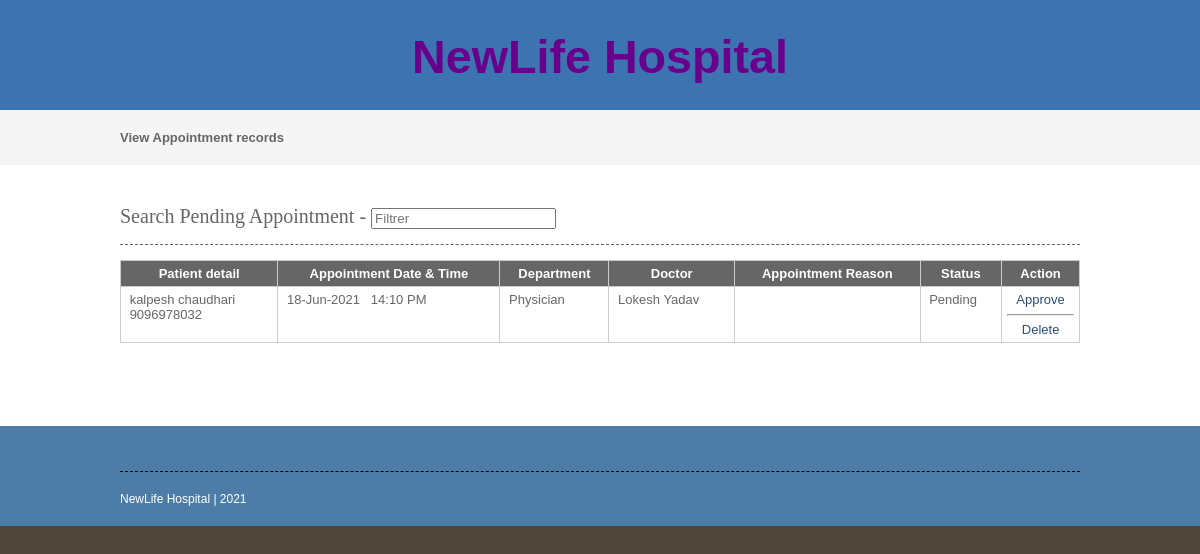
Page /viewappointmentpending.php on the committed database.
### tables this page shows
CREATE TABLE `appointment` (
  `appointmentid` int(10) NOT NULL,
  `appointmenttype` varchar(25) NOT NULL,
  `patientid` int(10) NOT NULL,
  `roomid` int(10) NOT NULL,
  `departmentid` int(10) NOT NULL,
  `appointmentdate` date NOT NULL,
  `appointmenttime` time NOT NULL,
  `doctorid` int(10) NOT NULL,
  `status` varchar(10) NOT NULL,
  `app_reason` text NOT NULL
);

CREATE TABLE `patient` (
  `patientid` int(10) NOT NULL,
  `patientname` varchar(50) NOT NULL,
  `admissiondate` date NOT NULL,
  `admissiontime` time NOT NULL,
  `address` varchar(250) NOT NULL,
  `mobileno` varchar(15) NOT NULL,
  `city` varchar(25) NOT NULL,
  `pincode` varchar(20) NOT NULL,
  `loginid` varchar(50) NOT NULL,
  `password` varchar(25) NOT NULL,
  `bloodgroup` varchar(20) NOT NULL,
  `gender` varchar(10) NOT NULL,
  `dob` date NOT NULL,
  `status` varchar(10) NOT NULL
);

CREATE TABLE `department` (
  `departmentid` int(10) NOT NULL,
  `departmentname` varchar(100) NOT NULL,
  `description` text NOT NULL,
  `status` varchar(10) NOT NULL
);

CREATE TABLE `doctor` (
  `doctorid` int(10) NOT NULL,
  `doctorname` varchar(50) NOT NULL,
  `mobileno` varchar(15) NOT NULL,
  `departmentid` int(10) NOT NULL,
  `loginid` varchar(25) NOT NULL,
  `password` varchar(25) NOT NULL,
  `status` varchar(10) NOT NULL,
  `education` varchar(25) NOT NULL,
  `experience` float(11,1) NOT NULL,
  `consultancy_charge` float(10,2) NOT NULL
);

### viewappointmentpending.php (the view, shortened to what this page needs)
<?php
include("headers.php");
include("dbconnection.php");
?>
<div class="wrapper col2">
  <div id="breadcrumb">
    <ul>
      <li class="first">View Appointment records</li></ul>
  </div>
</div>
<div class="wrapper col4">
  <div id="container">
<section class="container">
<h2>Search Pending Appointment - <input type="search" class="light-table-filter" data-table="order-table" placeholder="Filtrer" /></h2>
	<table class="order-table">
      <thead>
        <tr>
          <th>Patient detail</th>
          <th>Appointment Date &  Time</th>
          <th>Department</th>
          <th>Doctor</th>
          <th>Appointment Reason</th>
          <th>Status</th>
          <th><div align="center">Action</div></th>
        </tr>
        </thead>
        <tbody>
          <?php
		$sql ="SELECT * FROM appointment WHERE (status='Pending' OR status='Inactive')";
		$qsql = mysqli_query($con,$sql);
		while($rs = mysqli_fetch_array($qsql))
		{
			$sqlpat = "SELECT * FROM patient WHERE patientid='$rs[patientid]'";
			$qsqlpat = mysqli_query($con,$sqlpat);
			$rspat = mysqli_fetch_array($qsqlpat);
			$sqldept = "SELECT * FROM department WHERE departmentid='$rs[departmentid]'";
			$qsqldept = mysqli_query($con,$sqldept);
			$rsdept = mysqli_fetch_array($qsqldept);
			$sqldoc= "SELECT * FROM doctor WHERE doctorid='$rs[doctorid]'";
			$qsqldoc = mysqli_query($con,$sqldoc);
			$rsdoc = mysqli_fetch_array($qsqldoc);
        echo "<tr>
          <td>&nbsp;$rspat[patientname]<br>&nbsp;$rspat[mobileno]</td>
			 <td>&nbsp;" . date("d-M-Y",strtotime($rs[appointmentdate])) . " &nbsp; " . date("H:i A",strtotime($rs[appointmenttime])) . "</td>
		    <td>&nbsp;$rsdept[departmentname]</td>
			   <td>&nbsp;$rsdoc[doctorname]</td>
			    <td>&nbsp;$rs[app_reason]</td>
			    <td>&nbsp;$rs[status]</td>
          <td><div align='center'>";
		  if($rs[status] != "Approved")
		  {
				  if(!(isset($_SESSION[patientid])))
				  {
						  echo "<a href='appointmentapproval.php?editid=$rs[appointmentid]&patientid=$rs[patientid]'>Approve</a><hr>";
				  }
				 echo "  <a href='viewappointment.php?delid=$rs[appointmentid]'>Delete</a>";
		  }
		  else
		  {
				echo "<a href='patientreport.php?patientid=$rs[patientid]&appointmentid=$rs[appointmentid]'>View Report</a>";
		  }
		 echo "</center></td></tr>";
		}
		?>
      </tbody>
    </table>
    </section>
    <p>&nbsp;</p>
  </div>
</div>
<?php
include("footers.php");
?>

### layout/styles/layout.css (style rules this page uses)
html { overflow-y:scroll; }
body { margin:0; padding:0; font-size:13px; font-family:verdana, Arial, Helvetica, sans-serif; color:#FFFFFF; background-color:#4F473A; }
a { outline:none; text-decoration:none; }
div.wrapper { display:block; width:100%; margin:0; text-align:left; }
.col2 { color:#666666; background-color:#F5F5F5; }
.col3, .col4 { color:#666666; background-color:#FFFFFF; }
#head, #gallery, #breadcrumb, #container, #footer { display:block; position:relative; width:960px; margin:0 auto; }
#breadcrumb { padding:20px 0; }
#breadcrumb ul { margin:0; padding:0; list-style:none; }
#breadcrumb ul li { display:inline; }
#breadcrumb ul li.first { font-weight:bold; }
#container { padding:40px 0; }
#container h1, #container h2, #container h3, #container h4, #container h5, #container h6 { margin:0 0 15px 0; padding:0 0 15px 0; line-height:normal; font-weight:normal; font-size:20px; font-family:Georgia, "Times New Roman", Times, serif; border-bottom:1px dashed #666666; }
#container a { color:#294E79; background-color:#FFFFFF; }

### layout/styles/tables.css (style rules this page uses)
table { width:100%; border-collapse:collapse; table-layout:auto; vertical-align:top; margin-bottom:15px; border:1px solid #CCCCCC; }
table thead th { color:#FFFFFF; background-color:#666666; border:1px solid #CCCCCC; border-collapse:collapse; text-align:center; table-layout:auto; vertical-align:middle; }
table tbody td { vertical-align:top; border-collapse:collapse; border-left:1px solid #CCCCCC; border-right:1px solid #CCCCCC; }
table thead th, table tbody td { padding:5px; border-collapse:collapse; }

### rows in the picture
appointment: patientid.patientname "kalpesh chaudhari", patientid.mobileno "9096978032", appointmentdate "18-Jun-2021", appointmenttime "14:10 PM", departmentid.departmentname "Physician", doctorid.doctorname "Lokesh Yadav", status "Pending"
